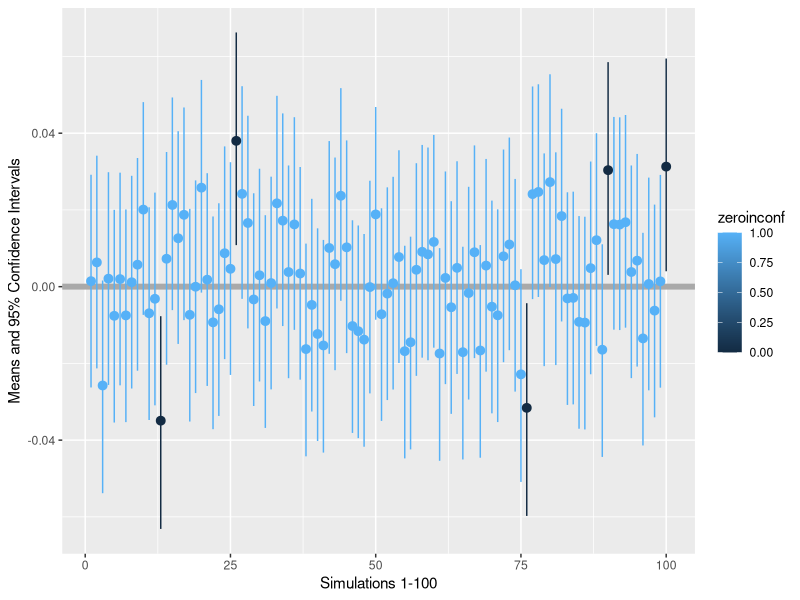

Generate this figure with R:
# Monte carlo simulatie opdracht
# Step 1: simulate 100 samples, each containing 200 scores, drawn from the standard normal distibution
library(tidyverse)
set.seed(100)
samples<-replicate(100,rnorm(5000,mean = 0,sd=1))
# Step 2: calculate error(the mean difference fom 0)
means<-apply(samples,2,mean)
# Calculate SE
SE<-1/sqrt(5000)

# Calculate intervals
# FIrst we need degrees of freedom
intervallow<-qnorm(0.025,mean=means,sd=1) * SE
intervalhigh<-qnorm(0.975,mean=means,sd=1) * SE
upperlimit<-means+intervalhigh
lowerlimit<-means+intervallow

# Place all this nice information in a single dataframe
data<-as.data.frame(cbind(means,lowerlimit,upperlimit))

# Provide an indicator of whether the confidence interval include the true population mean
data$zeroinconf<-0 # Create some space
for( i in 1:length(data[,1])){
  if(data$lowerlimit[i]<0 & data$upperlimit[i]>0){
    data$zeroinconf[i]<-1
  }else
    data$zeroinconf[i]<-0
}
# Plot it (ik vondt de in het antwoord gebruikte plot zo mooi dat ik hem zelf oo een keer zou maken:))
limits <- aes(ymax = data$upperlimit, ymin = data$lowerlimit)
ggplot(data, aes(y=means, x=1:100, colour = zeroinconf)) + 
  geom_hline(aes(yintercept = 0), color = "dark grey", size = 2) + 
  geom_pointrange(limits) + 
  xlab("Simulations 1-100") +
  ylab("Means and 95% Confidence Intervals")

# Show table!
dat<-data%>%
  filter(zeroinconf==0)
